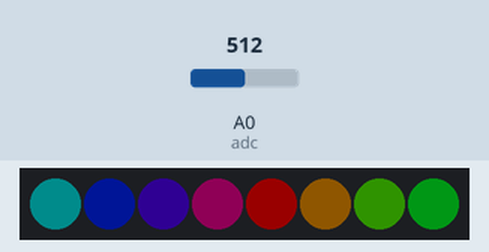
The program below on a simulated ESP8266 board running MicroPython. Parts: 8 RGB LEDs in strip order, left to right. The test bench sets the inputs (shaded band); at power-on: A0 (adc) = 512 (analog values on the 0–1023 scale). Dim RGB values are drawn brighter than linear.

Above: at 1.2 s.
1.3 s: A0 (adc) set to 716
At 1.8 s:
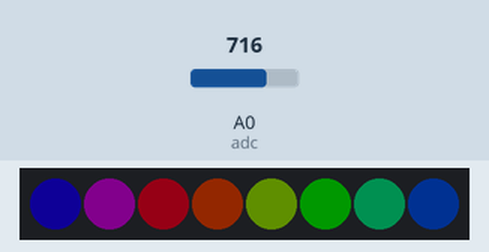
2.8 s: A0 (adc) set to 900
At 4.0 s:
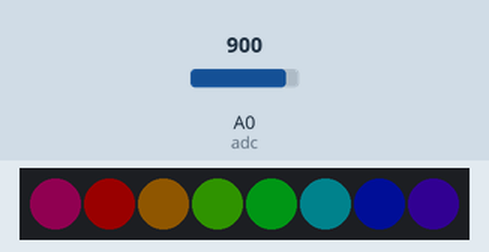
4.3 s: A0 (adc) set to 1023
At 5.1 s:
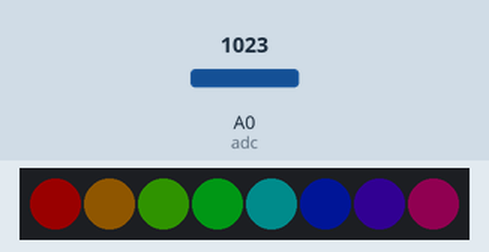
Timing chart, 0 to 7.3 s (numbered marks = the images above; inputs shaded):
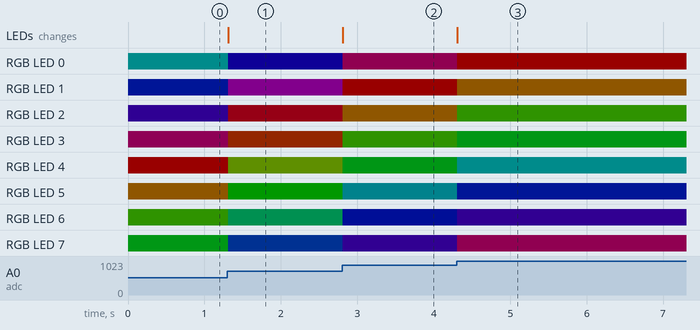

The program:

Soft_Rainbow_Light.py
```python
from machine import Pin,ADC
import neopixel
import time

np = neopixel.NeoPixel(Pin(2, Pin.OUT), 8)

brightness=0.1         #brightbess
red=0                  #red
green=0                #green
blue=0                 #blue

adc = ADC(0)

def wheel(pos):
    global red,green,blue
    WheelPos=pos%255
    if WheelPos<85:
        red=(255-WheelPos*3)
        green=(WheelPos*3)
        blue=0
    elif WheelPos>=85 and WheelPos<170:
        WheelPos -= 85;
        red=0
        green=(255-WheelPos*3)
        blue=(WheelPos*3)
    else :
        WheelPos -= 170;
        red=(WheelPos*3)
        green=0
        blue=(255-WheelPos*3)

while True:
        adcValue = adc.read()
        for j in range(0,8):
            wheel(adcValue/4+j*255//8)
            np[j]=(int(red*brightness),int(green*brightness),int(blue*brightness))
        np.write()
        time.sleep_ms(10)

      
```

Measured:
- after the input at 1.3 s, RGB LED 0: RGB(0, 12, 12) → RGB(2, 0, 22) at once; RGB LED 1: RGB(0, 3, 22) → RGB(12, 0, 13) at once; RGB LED 2: RGB(6, 0, 19) → RGB(21, 0, 3) at once; RGB LED 3: RGB(15, 0, 9) → RGB(19, 5, 0) at once; RGB LED 4: RGB(25, 0, 0) → RGB(10, 15, 0) at once; the LEDs: change at once (image 1)
- after the input at 2.8 s, RGB LED 0: RGB(2, 0, 22) → RGB(16, 0, 9) at once; RGB LED 1: RGB(12, 0, 13) → RGB(25, 0, 0) at once; RGB LED 2: RGB(21, 0, 3) → RGB(15, 9, 0) at once; RGB LED 3: RGB(19, 5, 0) → RGB(6, 19, 0) at once; RGB LED 4: RGB(10, 15, 0) → RGB(0, 21, 3) at once; the LEDs: change at once (image 2)
- after the input at 4.3 s, RGB LED 0: RGB(16, 0, 9) → RGB(25, 0, 0) at once; RGB LED 1: RGB(25, 0, 0) → RGB(15, 9, 0) at once; RGB LED 2: RGB(15, 9, 0) → RGB(6, 19, 0) at once; RGB LED 3: RGB(6, 19, 0) → RGB(0, 22, 3) at once; RGB LED 4: RGB(0, 21, 3) → RGB(0, 12, 12) at once; the LEDs: change at once (image 3)
